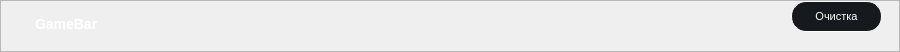
      <widget class="QFrame" name="frame_GameBar">
       <property name="geometry">
        <rect>
         <x>10</x>
         <y>316</y>
         <width>900</width>
         <height>45</height>
        </rect>
       </property>
       <property name="minimumSize">
        <size>
         <width>900</width>
         <height>0</height>
        </size>
       </property>
       <property name="maximumSize">
        <size>
         <width>900</width>
         <height>45</height>
        </size>
       </property>
       <property name="styleSheet">
        <string notr="true">/* styles.qss */

#frame_GameBar {
    background-color: #161A1E;
    border-radius: 15px; /* Установите значение по вашему усмотрению для достижения овальной формы */
}
</string>
       </property>
       <property name="frameShape">
        <enum>QFrame::StyledPanel</enum>
       </property>
       <property name="frameShadow">
        <enum>QFrame::Raised</enum>
       </property>
       <layout class="QHBoxLayout" name="horizontalLayout_7">
        <property name="spacing">
         <number>0</number>
        </property>
        <property name="leftMargin">
         <number>0</number>
        </property>
        <property name="topMargin">
         <number>0</number>
        </property>
        <property name="rightMargin">
         <number>0</number>
        </property>
        <property name="bottomMargin">
         <number>0</number>
        </property>
        <item>
         <widget class="QFrame" name="frame_7">
          <property name="minimumSize">
           <size>
            <width>0</width>
            <height>50</height>
           </size>
          </property>
          <property name="styleSheet">
           <string notr="true">background-color: transparent;</string>
          </property>
          <property name="frameShape">
           <enum>QFrame::StyledPanel</enum>
          </property>
          <property name="frameShadow">
           <enum>QFrame::Raised</enum>
          </property>
          <widget class="QPushButton" name="pushGameBar">
           <property name="geometry">
            <rect>
             <x>790</x>
             <y>0</y>
             <width>91</width>
             <height>31</height>
            </rect>
           </property>
           <property name="minimumSize">
            <size>
             <width>91</width>
             <height>31</height>
            </size>
           </property>
           <property name="maximumSize">
            <size>
             <width>91</width>
             <height>31</height>
            </size>
           </property>
           <property name="baseSize">
            <size>
             <width>0</width>
             <height>0</height>
            </size>
           </property>
           <property name="styleSheet">
            <string notr="true">/* styles.qss */

QPushButton {
    background-color: #161A1E;
    border-radius: 15px;
    color: white; /* Установите цвет текста */
    font-size: 11px; /* Установите размер шрифта */
    padding: 10px 20px; /* Установите отступы */
    border: 1px solid white; /* Уменьшаем толщину обводки до 1 пикселя */
}

QPushButton:hover {
    background-color: #2C3236;
    transition: background-color 0.3s ease;
}
</string>
           </property>
           <property name="text">
            <string>Очистка</string>
           </property>
          </widget>
          <widget class="QLabel" name="labelTextGameBar">
           <property name="geometry">
            <rect>
             <x>30</x>
             <y>10</y>
             <width>341</width>
             <height>21</height>
            </rect>
           </property>
           <property name="styleSheet">
            <string notr="true">/* styles.qss */

QLabel {
    color: white; /* Установите цвет текста в белый */
    font-size: 14px; /* Установите размер шрифта в 14 пикселей */
    font-family: &quot;Times New Roman&quot;; /* Установите тип шрифта по вашему выбору */
    font-weight: bold; /* Установите жирность шрифта (если нужно) */
    margin-top: 5px; /* Опустить текст на 10 пикселей вниз */
}
</string>
           </property>
           <property name="text">
            <string>GameBar</string>
           </property>
          </widget>
          <widget class="QLabel" name="labelGameBar">
           <property name="geometry">
            <rect>
             <x>616</x>
             <y>10</y>
             <width>101</width>
             <height>20</height>
            </rect>
           </property>
           <property name="text">
            <string/>
           </property>
          </widget>
         </widget>
        </item>
       </layout>
      </widget>
